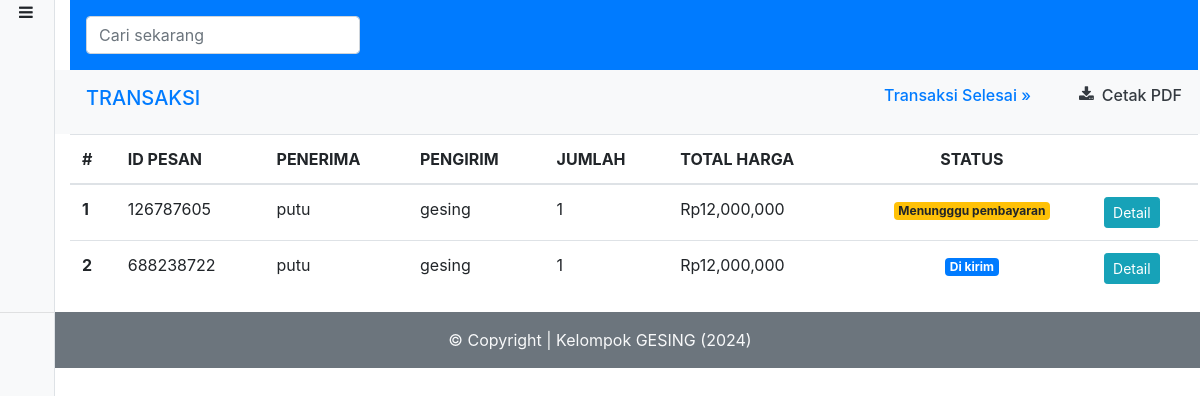
/technoid/admin/transaksi.php (signed in), run on the app's committed database.
### tables this page shows
CREATE TABLE `transaksi` (
  `id` int(11) NOT NULL,
  `id_pesan` int(11) NOT NULL,
  `id_user` int(11) NOT NULL,
  `pengirim` varchar(50) NOT NULL,
  `penerima` varchar(50) NOT NULL,
  `alamat` varchar(150) NOT NULL,
  `telepon` int(15) NOT NULL,
  `email` varchar(50) NOT NULL,
  `kuantiti_total` int(11) NOT NULL,
  `total_akhir` int(20) NOT NULL,
  `pembayaran` int(11) NOT NULL,
  `id_status` int(11) NOT NULL,
  `pesan_at` datetime NOT NULL,
  `kirim_at` datetime NOT NULL,
  `terima_at` datetime NOT NULL
);

CREATE TABLE `status` (
  `id_status` int(1) NOT NULL,
  `keterangan` varchar(15) NOT NULL
);

### technoid/function/admin.php (called while the page is built, shortened)
<?php
require 'koneksi.php';
function ambilTransaksi()
{
    global $konek;
    $result = mysqli_query($konek, "SELECT * FROM transaksi JOIN status ON status.id_status = transaksi.id_status WHERE transaksi.id_status != '3' ");
    $trans = [];
    while ($tran = mysqli_fetch_object($result)) {
        $trans[] = $tran;
    }
    $data = [
        'judul' => "Transaki | Admin",
        'trans' => $trans,
    ];
    return $data;
}

### technoid/admin/transaksi.php (the view, shortened to what this page needs)
<?php
require '../function/admin.php';
$transaksi = ambilTransaksi()['trans'];
require 'template_admin/header.php';
?>
<div class="row py-3 px-3 bg-light">
    <div class="col-md">
        <a href="" class="text-decoration-none text-primary">
            <h5 id="judul" class="text-uppsercase ">TRANSAKSI</h5>
        </a>
    </div>
    <div class="col-md d-flex justify-content-end">
        <a id="btn-transaksi" class="text-primary mr-5" style="cursor: pointer">
            <h6 class="float-right">Transaksi Selesai &raquo;</h6>
        </a>
        <a href="<?= url ?>admin/cetakTransaksi.php" class="text-decoration-none text-dark d-flex"><i class="fa fa-download mr-2"></i>
            <h6> Cetak PDF</h6>
        </a>
    </div>
</div>
<table class="transaksi table">
    <thead>
        <tr>
            <th scope="col">#</th>
            <th scope="col">ID PESAN</th>
            <th scope="col">PENERIMA</th>
            <th scope="col">PENGIRIM</th>
            <th scope="col">JUMLAH</th>
            <th scope="col">TOTAL HARGA</th>
            <th scope="col" class="text-center">STATUS</th>
            <th scope="col"></th>
        </tr>
    </thead>
    <tbody>
        <?php foreach ($transaksi as $key => $value) : ?>
            <tr>
                <th scope="row"><?= $key + 1 ?></th>
                <td><?= $value->id_pesan ?></td>
                <td><?= $value->penerima ?></td>
                <td><?= $value->pengirim ?></td>
                <td><?= $value->kuantiti_total ?></td>
                <td>Rp<?= number_format($value->total_akhir, 0) ?></td>
                <td class="text-center">
                    <?php if ($value->id_status == 0 && $value->pembayaran == 0) : ?>
                        <span class=" badge badge-warning">Menungggu pembayaran</span>
                    <?php elseif ($value->id_status == 2) : ?>
                        <span class=" badge badge-primary"><?= $value->keterangan ?></span>
                    <?php elseif ($value->id_status == 3) : ?>
                        <span class="badge badge-success"><?= $value->keterangan ?></span>
                    <?php endif; ?>
                </td>
                <td>
                    <button type="button" class="btn btn-sm btn-info" data-toggle="modal" data-target="#detail<?= $value->id_pesan ?>">Detail</button>
                </td>
            </tr>
        <?php endforeach; ?>
    </tbody>
</table>
<?php require 'template_admin/footer.php' ?>

### technoid/assets/css/custom.css (style rules this page uses)
* { margin: 0; padding: 0; }

### data on the page
transaksi: id_pesan "126787605", penerima "putu", pengirim "gesing", kuantiti_total "1", total_akhir "12,000,000", pembayaran "Menungggu pembayaran"
transaksi: id_pesan "688238722", penerima "putu", pengirim "gesing", kuantiti_total "1", total_akhir "12,000,000", id_status.keterangan "Di kirim"

### other printed values
author "Kelompok GESING"
